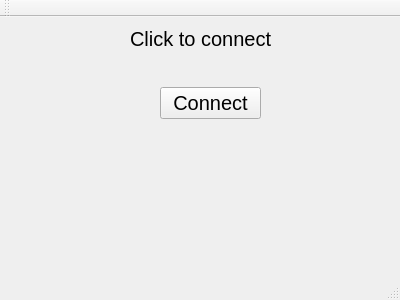
<?xml version="1.0" encoding="UTF-8"?>
<ui version="4.0">
 <class>MainWindow</class>
 <widget class="QMainWindow" name="MainWindow">
  <property name="geometry">
   <rect>
    <x>0</x>
    <y>0</y>
    <width>400</width>
    <height>300</height>
   </rect>
  </property>
  <property name="windowTitle">
   <string>MainWindow</string>
  </property>
  <widget class="QWidget" name="centralWidget">
   <widget class="QPushButton" name="pushButton">
    <property name="geometry">
     <rect>
      <x>160</x>
      <y>70</y>
      <width>101</width>
      <height>32</height>
     </rect>
    </property>
    <property name="font">
     <font>
      <pointsize>15</pointsize>
     </font>
    </property>
    <property name="text">
     <string>Connect</string>
    </property>
   </widget>
   <widget class="QLabel" name="label">
    <property name="geometry">
     <rect>
      <x>130</x>
      <y>10</y>
      <width>161</width>
      <height>24</height>
     </rect>
    </property>
    <property name="font">
     <font>
      <pointsize>15</pointsize>
     </font>
    </property>
    <property name="text">
     <string>Click to connect</string>
    </property>
   </widget>
  </widget>
  <widget class="QMenuBar" name="menuBar">
   <property name="geometry">
    <rect>
     <x>0</x>
     <y>0</y>
     <width>400</width>
     <height>21</height>
    </rect>
   </property>
  </widget>
  <widget class="QToolBar" name="mainToolBar">
   <attribute name="toolBarArea">
    <enum>TopToolBarArea</enum>
   </attribute>
   <attribute name="toolBarBreak">
    <bool>false</bool>
   </attribute>
  </widget>
  <widget class="QStatusBar" name="statusBar"/>
 </widget>
 <layoutdefault spacing="6" margin="11"/>
 <resources/>
 <connections>
  <connection>
   <sender>pushButton</sender>
   <signal>clicked()</signal>
   <receiver>MainWindow</receiver>
   <slot>Connect()</slot>
   <hints>
    <hint type="sourcelabel">
     <x>189</x>
     <y>144</y>
    </hint>
    <hint type="destinationlabel">
     <x>277</x>
     <y>123</y>
    </hint>
   </hints>
  </connection>
 </connections>
 <slots>
  <slot>Connect()</slot>
 </slots>
</ui>
